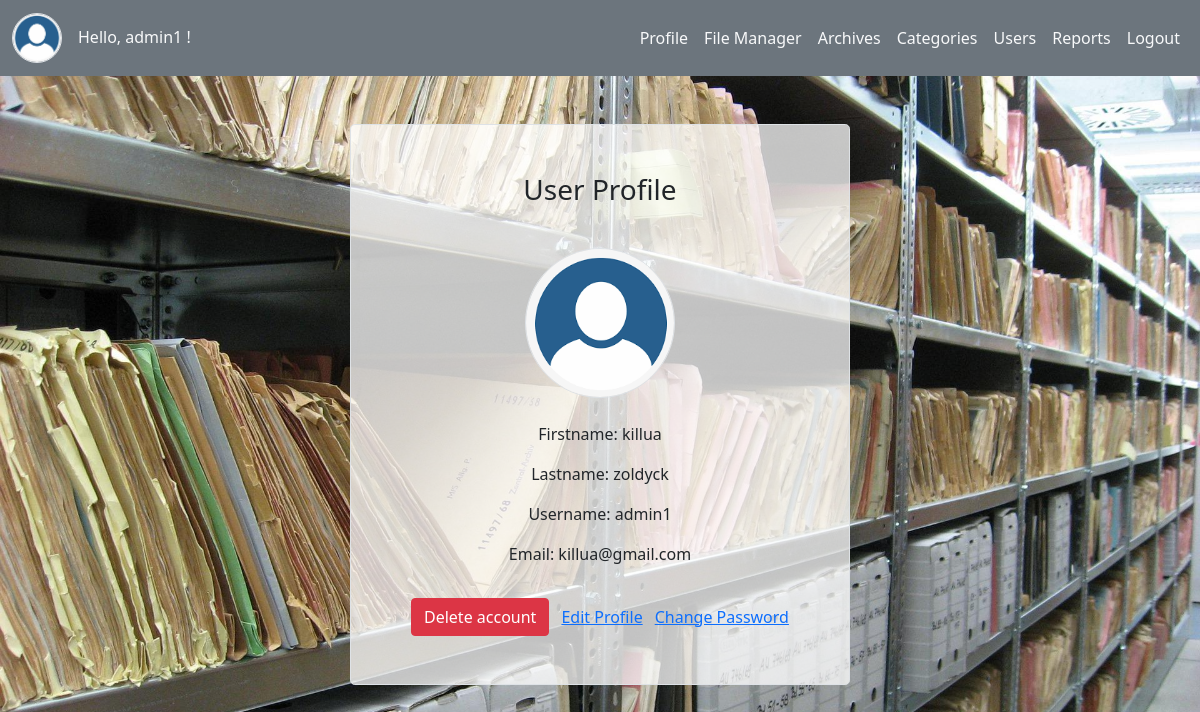
The app's page /accounts/profile/ (signed in) with its own data.
### accounts/models.py (models this page shows, shortened)
class User(models.Model):
    first_name = models.CharField(max_length=100)
    last_name = models.CharField(max_length=100)
    username = models.CharField(max_length=50, unique=True, blank=False)
    password = models.CharField(max_length=100, blank=False)
    email = models.EmailField(max_length=100, blank=False)
    is_archived = models.BooleanField(default=False)
    profile_image = models.ImageField(upload_to=path_and_rename, default='profile_images/default_profile_img.png', null=True, blank=True)
    is_admin = models.BooleanField(default=False)
    creation_date = models.DateTimeField(auto_now_add=True)
    last_update = models.DateTimeField(auto_now=True)

### accounts/views.py (the view)
# urls.py: path('profile/', views.profile, name='profile'),
def profile(request):
    id = request.session.get('user_id', '')
    if id != '' :
        user = User.objects.get(pk=id)
        context = {'user': user}
        return render(request, 'accounts/profile.html', context)
    else:
        return redirect('accounts:login')

### accounts/templates/accounts/profile.html (shortened to what this page needs)
<!DOCTYPE html>
<html lang="en">
<head>
    {% load static %}
    <link rel="stylesheet" href="{% static 'bootstrap/css/bootstrap.min.css' %}">
    <link rel="stylesheet" href="{% static 'nav/navbar.css' %}">
    <link rel="stylesheet" href="{% static 'accounts/css/profile.css' %}">
</head>
<body>
    {% include '../file_manager/navbar.html' with user=user %}
    <div class="profile-box mx-auto mt-5 p-5 border rounded-3 d-flex flex-column align-items-center">
        <h3>User Profile</h3>
        <div class="pfp-container border rounded-circle">
            <img src="{{ user.profile_image.url }}" alt="user profile img" width="150" height="150">
        </div>
        <br>
        <p>Firstname: {{user.first_name}}</p>
        <p>Lastname: {{user.last_name}}</p>
        <p>Username: {{user.username}}</p>
        <p>Email: {{user.email}}</p>
        <div class="d-flex flex-row justify-content-evenly align-items-center w-100 mt-3">
            <button class="btn btn-danger" id="delete-account-btn">Delete account</button>
            <a href="{% url 'accounts:edit_profile' %}">Edit Profile </a>
            <a href="{% url 'accounts:change_password' %}">Change Password </a>
        </div>
    </div>
</body>
</html>

### file_manager/templates/file_manager/navbar.html (shortened to what this page needs)
<nav class="navbar navbar-expand-lg navbar-light bg-secondary">
    <div class="container-fluid">
        <a class="navbar-brand d-flex flex-row" href="#" >
            <div class="profile-img-container d-flex justify-content-center align-items-center border rounded-circle">
                <img src="{{ user.profile_image.url }}" alt="user profile img" width="50" height="50" class="d-inline-block">
            </div>
            <h6 class="ms-3 my-auto text-light">Hello, {{user.username}} !</h6>
        </a>
        <div class="collapse h-100 navbar-collapse d-flex flex-row justify-content-end" id="navbarNavAltMarkup">
            <div class="navbar-nav h-100">
                <a class="nav-link text-light h-100" href="{% url 'accounts:profile' %}">Profile</a>
                <a class="nav-link text-light h-100" href="{% url 'file_manager:index' %}">File Manager</a>
                <a class="nav-link text-light h-100" href="{% url 'file_manager:archives' %}">Archives</a>
                {% if user.is_admin %}
                    <a class="nav-link text-light h-100" href="{% url 'file_manager:admin_categories' %}">Categories</a>
                    <a class="nav-link text-light h-100" href="{% url 'file_manager:admin_users' %}">Users</a>
                    <a class="nav-link text-light h-100" href="{% url 'reports:index' %}">Reports</a>
                {% endif %}
                <a href="#" class="nav-link text-light" id="logout-btn">Logout </a>
            </div>
        </div>
    </div>
</nav>

### static/nav/navbar.css (style rules this page uses)
.profile-img-container { width: 50px; height: 50px; overflow: hidden ; }
.profile-img-container img { object-fit: cover; }

### static/accounts/css/profile.css (style rules this page uses)
html, body { width: 100%; height: 100%; }
body { background-image: url('../../images/files.jpg'); background-size: cover; }
.profile-box { width: 500px; background-color: rgba(255,255,255,0.75); }
.pfp-container { width: 150px; height: 150px; overflow: hidden; }
.pfp-container img { object-fit: cover; }

### records on screen
User: profile_image (placeholder picture), username "admin1", first_name "killua", last_name "zoldyck", email "killua@gmail.com"
